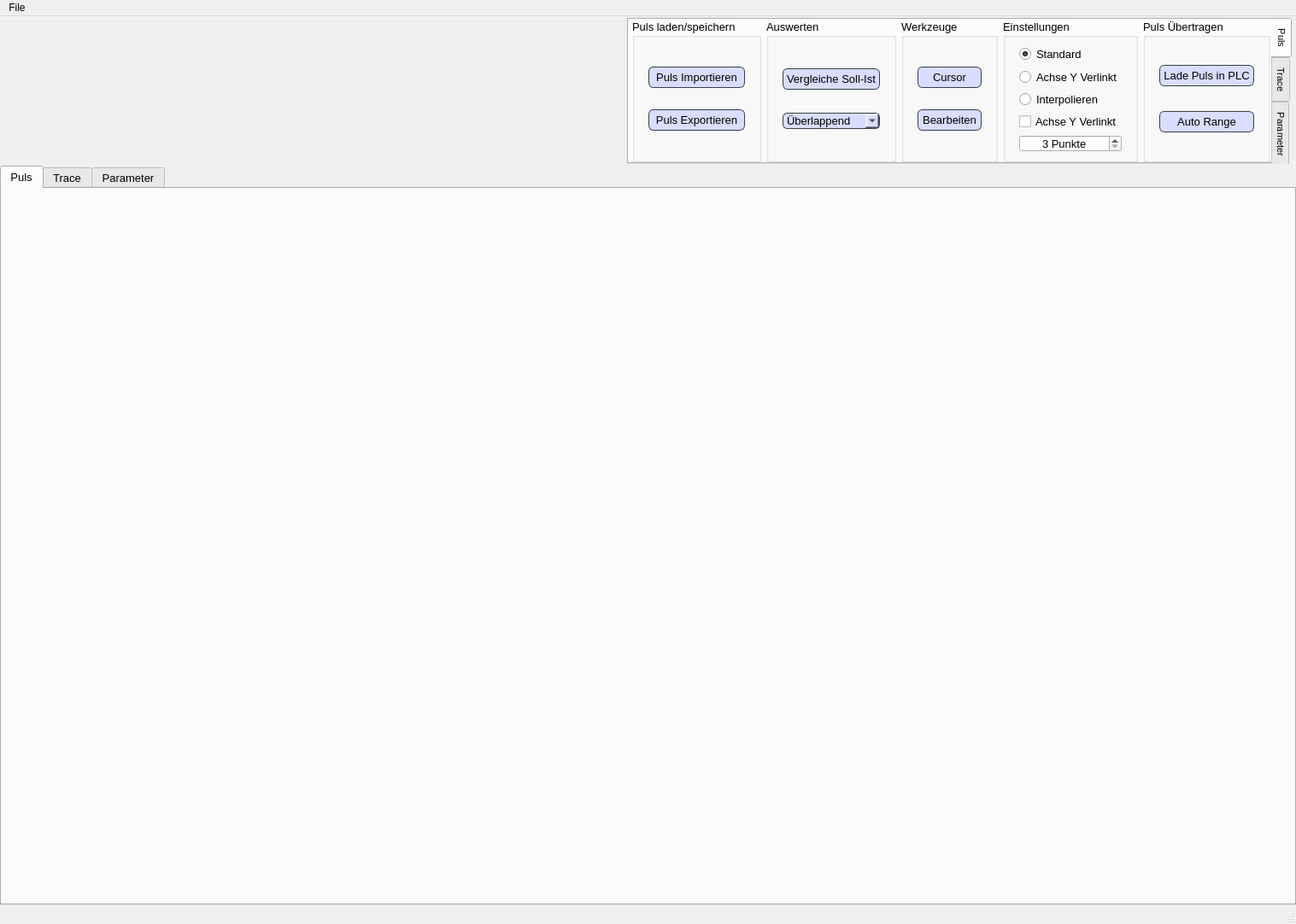
<?xml version="1.0" encoding="UTF-8"?>
<ui version="4.0">
 <class>MainWindow</class>
 <widget class="QMainWindow" name="MainWindow">
  <property name="geometry">
   <rect>
    <x>0</x>
    <y>0</y>
    <width>1517</width>
    <height>1082</height>
   </rect>
  </property>
  <property name="minimumSize">
   <size>
    <width>800</width>
    <height>600</height>
   </size>
  </property>
  <property name="windowTitle">
   <string>MainWindow</string>
  </property>
  <property name="styleSheet">
   <string notr="true">QPushButton {
  background-color: #d9ddff;
  background-color: qlineargradient(spread:pad, x1:0, y1:0, x2:1, y2:0, 
  stop:0 rgba(150, 160, 255, 0.8), 
  stop:1 rgba(105, 121, 255,0.8));

  border: 1px solid #32414B;
  border-radius: 6px;
  padding: 4px;
  color: #000000
}


QPushButton:pressed {

  background-color: #6270f5;
}

QPushButton:pressed:hover {
  border: 1px solid rgba(105,182,255,255);
   background-color: #6270f5;
}

QPushButton:hover {
  border: 1px solid #148CD2;
  background-color: #b8bfff;
}

QPushButton:selected {
  background: #1464A0;
  color: #32414B;
}

QPushButton:focus {
  border: 1px solid #1464A0;
}

QPushButton:checked {
  background-color: #6270f5;
}






QComboBox {
  background-color: #d9ddff;
  background-color: qlineargradient(spread:pad, x1:0, y1:0, x2:1, y2:0, 
  stop:0 rgba(150, 160, 255, 255), 
  stop:1 rgba(105, 121, 255,255));
  border: 1px solid #32414B;
  border-radius: 5px;
  selection-background-color: #1464A0;
}
QComboBox QAbstractItemView {
  border: 1px solid #32414B;
  border-radius: 2px;
  background-color: #d9ddff;
  selection-background-color: #1464A0;
}</string>
  </property>
  <widget class="QWidget" name="centralwidget">
   <property name="sizePolicy">
    <sizepolicy hsizetype="Maximum" vsizetype="Maximum">
     <horstretch>1</horstretch>
     <verstretch>1</verstretch>
    </sizepolicy>
   </property>
   <property name="sizeIncrement">
    <size>
     <width>1</width>
     <height>1</height>
    </size>
   </property>
   <layout class="QVBoxLayout" name="verticalLayout_2" stretch="1,1">
    <property name="spacing">
     <number>0</number>
    </property>
    <property name="leftMargin">
     <number>0</number>
    </property>
    <property name="topMargin">
     <number>0</number>
    </property>
    <property name="rightMargin">
     <number>0</number>
    </property>
    <property name="bottomMargin">
     <number>0</number>
    </property>
    <item>
     <widget class="QWidget" name="headWidget" native="true">
      <property name="sizePolicy">
       <sizepolicy hsizetype="Preferred" vsizetype="Fixed">
        <horstretch>0</horstretch>
        <verstretch>0</verstretch>
       </sizepolicy>
      </property>
      <property name="minimumSize">
       <size>
        <width>0</width>
        <height>175</height>
       </size>
      </property>
      <property name="maximumSize">
       <size>
        <width>16777215</width>
        <height>175</height>
       </size>
      </property>
      <layout class="QHBoxLayout" name="horizontalLayout">
       <property name="spacing">
        <number>0</number>
       </property>
       <property name="leftMargin">
        <number>0</number>
       </property>
       <property name="topMargin">
        <number>2</number>
       </property>
       <property name="rightMargin">
        <number>0</number>
       </property>
       <property name="bottomMargin">
        <number>2</number>
       </property>
       <item>
        <layout class="QHBoxLayout" name="headLayout" stretch="0,0,0">
         <property name="spacing">
          <number>10</number>
         </property>
         <property name="rightMargin">
          <number>5</number>
         </property>
         <item>
          <layout class="QVBoxLayout" name="logoLayout">
           <property name="leftMargin">
            <number>10</number>
           </property>
           <property name="topMargin">
            <number>10</number>
           </property>
           <item>
            <widget class="QLabel" name="logo">
             <property name="text">
              <string/>
             </property>
             <property name="alignment">
              <set>Qt::AlignCenter</set>
             </property>
             <property name="openExternalLinks">
              <bool>false</bool>
             </property>
            </widget>
           </item>
          </layout>
         </item>
         <item>
          <spacer name="horizontalSpacer">
           <property name="orientation">
            <enum>Qt::Horizontal</enum>
           </property>
           <property name="sizeHint" stdset="0">
            <size>
             <width>40</width>
             <height>20</height>
            </size>
           </property>
          </spacer>
         </item>
         <item>
          <widget class="QTabWidget" name="tabWidgetTools">
           <property name="font">
            <font>
             <pointsize>8</pointsize>
             <weight>50</weight>
             <bold>false</bold>
            </font>
           </property>
           <property name="tabPosition">
            <enum>QTabWidget::East</enum>
           </property>
           <property name="tabShape">
            <enum>QTabWidget::Rounded</enum>
           </property>
           <property name="currentIndex">
            <number>0</number>
           </property>
           <property name="elideMode">
            <enum>Qt::ElideNone</enum>
           </property>
           <property name="usesScrollButtons">
            <bool>false</bool>
           </property>
           <property name="documentMode">
            <bool>false</bool>
           </property>
           <property name="tabsClosable">
            <bool>false</bool>
           </property>
           <property name="movable">
            <bool>false</bool>
           </property>
           <property name="tabBarAutoHide">
            <bool>false</bool>
           </property>
           <widget class="QWidget" name="tool_tab_puls">
            <attribute name="title">
             <string>Puls</string>
            </attribute>
            <layout class="QHBoxLayout" name="horizontalLayout_10">
             <property name="leftMargin">
              <number>0</number>
             </property>
             <property name="topMargin">
              <number>0</number>
             </property>
             <property name="rightMargin">
              <number>0</number>
             </property>
             <property name="bottomMargin">
              <number>0</number>
             </property>
             <item>
              <layout class="QHBoxLayout" name="horizontalLayout_9">
               <property name="leftMargin">
                <number>4</number>
               </property>
               <item>
                <widget class="QGroupBox" name="groupBox_imexport">
                 <property name="maximumSize">
                  <size>
                   <width>200</width>
                   <height>16777215</height>
                  </size>
                 </property>
                 <property name="font">
                  <font>
                   <pointsize>10</pointsize>
                  </font>
                 </property>
                 <property name="title">
                  <string>Puls laden/speichern</string>
                 </property>
                 <layout class="QHBoxLayout" name="horizontalLayout_2">
                  <item>
                   <layout class="QVBoxLayout" name="imexportLayout">
                    <property name="spacing">
                     <number>0</number>
                    </property>
                    <property name="leftMargin">
                     <number>7</number>
                    </property>
                    <property name="rightMargin">
                     <number>7</number>
                    </property>
                    <item>
                     <widget class="QPushButton" name="btn_load">
                      <property name="maximumSize">
                       <size>
                        <width>160</width>
                        <height>16777215</height>
                       </size>
                      </property>
                      <property name="font">
                       <font>
                        <pointsize>10</pointsize>
                       </font>
                      </property>
                      <property name="text">
                       <string>Puls Importieren</string>
                      </property>
                     </widget>
                    </item>
                    <item>
                     <widget class="QPushButton" name="btn_save">
                      <property name="maximumSize">
                       <size>
                        <width>160</width>
                        <height>16777215</height>
                       </size>
                      </property>
                      <property name="font">
                       <font>
                        <pointsize>10</pointsize>
                       </font>
                      </property>
                      <property name="text">
                       <string>Puls Exportieren</string>
                      </property>
                     </widget>
                    </item>
                   </layout>
                  </item>
                 </layout>
                </widget>
               </item>
               <item>
                <widget class="QGroupBox" name="groupBox_Evaluate">
                 <property name="sizePolicy">
                  <sizepolicy hsizetype="Preferred" vsizetype="Preferred">
                   <horstretch>0</horstretch>
                   <verstretch>0</verstretch>
                  </sizepolicy>
                 </property>
                 <property name="maximumSize">
                  <size>
                   <width>200</width>
                   <height>16777215</height>
                  </size>
                 </property>
                 <property name="font">
                  <font>
                   <pointsize>10</pointsize>
                  </font>
                 </property>
                 <property name="title">
                  <string>Auswerten</string>
                 </property>
                 <layout class="QHBoxLayout" name="horizontalLayout_3">
                  <item>
                   <layout class="QVBoxLayout" name="compareLayout" stretch="0,0">
                    <property name="spacing">
                     <number>0</number>
                    </property>
                    <property name="sizeConstraint">
                     <enum>QLayout::SetDefaultConstraint</enum>
                    </property>
                    <property name="leftMargin">
                     <number>7</number>
                    </property>
                    <property name="rightMargin">
                     <number>7</number>
                    </property>
                    <item>
                     <widget class="QPushButton" name="btn_compare">
                      <property name="enabled">
                       <bool>true</bool>
                      </property>
                      <property name="sizePolicy">
                       <sizepolicy hsizetype="Minimum" vsizetype="Fixed">
                        <horstretch>0</horstretch>
                        <verstretch>0</verstretch>
                       </sizepolicy>
                      </property>
                      <property name="sizeIncrement">
                       <size>
                        <width>0</width>
                        <height>0</height>
                       </size>
                      </property>
                      <property name="font">
                       <font>
                        <pointsize>10</pointsize>
                       </font>
                      </property>
                      <property name="text">
                       <string>Vergleiche Soll-Ist</string>
                      </property>
                     </widget>
                    </item>
                    <item>
                     <widget class="QComboBox" name="cb_pulse_view">
                      <property name="sizePolicy">
                       <sizepolicy hsizetype="Preferred" vsizetype="Fixed">
                        <horstretch>0</horstretch>
                        <verstretch>0</verstretch>
                       </sizepolicy>
                      </property>
                      <property name="minimumSize">
                       <size>
                        <width>0</width>
                        <height>0</height>
                       </size>
                      </property>
                      <property name="sizeIncrement">
                       <size>
                        <width>0</width>
                        <height>0</height>
                       </size>
                      </property>
                      <property name="baseSize">
                       <size>
                        <width>0</width>
                        <height>0</height>
                       </size>
                      </property>
                      <property name="font">
                       <font>
                        <pointsize>10</pointsize>
                       </font>
                      </property>
                      <item>
                       <property name="text">
                        <string>Überlappend</string>
                       </property>
                      </item>
                      <item>
                       <property name="text">
                        <string>Untereinander</string>
                       </property>
                      </item>
                     </widget>
                    </item>
                   </layout>
                  </item>
                 </layout>
                </widget>
               </item>
               <item>
                <widget class="QGroupBox" name="groupBox_Tools">
                 <property name="maximumSize">
                  <size>
                   <width>200</width>
                   <height>16777215</height>
                  </size>
                 </property>
                 <property name="font">
                  <font>
                   <pointsize>10</pointsize>
                  </font>
                 </property>
                 <property name="title">
                  <string>Werkzeuge</string>
                 </property>
                 <layout class="QHBoxLayout" name="horizontalLayout_4">
                  <property name="spacing">
                   <number>7</number>
                  </property>
                  <item>
                   <layout class="QVBoxLayout" name="verticalLayout_Tools" stretch="0,0">
                    <property name="spacing">
                     <number>0</number>
                    </property>
                    <property name="leftMargin">
                     <number>7</number>
                    </property>
                    <property name="rightMargin">
                     <number>7</number>
                    </property>
                    <item>
                     <widget class="QPushButton" name="btn_tool_cursor">
                      <property name="font">
                       <font>
                        <pointsize>10</pointsize>
                       </font>
                      </property>
                      <property name="text">
                       <string>Cursor</string>
                      </property>
                      <property name="checkable">
                       <bool>true</bool>
                      </property>
                      <property name="checked">
                       <bool>false</bool>
                      </property>
                      <property name="flat">
                       <bool>false</bool>
                      </property>
                     </widget>
                    </item>
                    <item>
                     <widget class="QPushButton" name="btn_tool_edit">
                      <property name="font">
                       <font>
                        <pointsize>10</pointsize>
                       </font>
                      </property>
                      <property name="text">
                       <string>Bearbeiten</string>
                      </property>
                      <property name="checkable">
                       <bool>true</bool>
                      </property>
                     </widget>
                    </item>
                   </layout>
                  </item>
                 </layout>
                </widget>
               </item>
               <item>
                <widget class="QGroupBox" name="groupBox_PulsSettings">
                 <property name="font">
                  <font>
                   <pointsize>10</pointsize>
                  </font>
                 </property>
                 <property name="title">
                  <string>Einstellungen</string>
                 </property>
                 <layout class="QVBoxLayout" name="verticalLayout_8">
                  <item>
                   <layout class="QVBoxLayout" name="verticalLayout_7">
                    <property name="leftMargin">
                     <number>7</number>
                    </property>
                    <property name="rightMargin">
                     <number>7</number>
                    </property>
                    <item>
                     <widget class="QRadioButton" name="radioButton_standard">
                      <property name="font">
                       <font>
                        <pointsize>10</pointsize>
                       </font>
                      </property>
                      <property name="text">
                       <string>Standard</string>
                      </property>
                      <property name="checked">
                       <bool>true</bool>
                      </property>
                     </widget>
                    </item>
                    <item>
                     <widget class="QRadioButton" name="radioButton_y_linked">
                      <property name="font">
                       <font>
                        <pointsize>10</pointsize>
                       </font>
                      </property>
                      <property name="text">
                       <string>Achse Y Verlinkt</string>
                      </property>
                     </widget>
                    </item>
                    <item>
                     <widget class="QRadioButton" name="radioButton_interpolate">
                      <property name="font">
                       <font>
                        <pointsize>10</pointsize>
                       </font>
                      </property>
                      <property name="text">
                       <string>Interpolieren</string>
                      </property>
                     </widget>
                    </item>
                    <item>
                     <widget class="QCheckBox" name="checkBox_pulseLinked">
                      <property name="font">
                       <font>
                        <family>MS Shell Dlg 2</family>
                        <pointsize>10</pointsize>
                       </font>
                      </property>
                      <property name="layoutDirection">
                       <enum>Qt::LeftToRight</enum>
                      </property>
                      <property name="text">
                       <string>Achse Y Verlinkt</string>
                      </property>
                      <property name="tristate">
                       <bool>false</bool>
                      </property>
                     </widget>
                    </item>
                    <item>
                     <widget class="QSpinBox" name="spinBox_PulseEditPointCount">
                      <property name="font">
                       <font>
                        <pointsize>10</pointsize>
                       </font>
                      </property>
                      <property name="wrapping">
                       <bool>false</bool>
                      </property>
                      <property name="frame">
                       <bool>true</bool>
                      </property>
                      <property name="alignment">
                       <set>Qt::AlignCenter</set>
                      </property>
                      <property name="buttonSymbols">
                       <enum>QAbstractSpinBox::UpDownArrows</enum>
                      </property>
                      <property name="showGroupSeparator" stdset="0">
                       <bool>false</bool>
                      </property>
                      <property name="suffix">
                       <string> Punkte</string>
                      </property>
                      <property name="minimum">
                       <number>3</number>
                      </property>
                      <property name="maximum">
                       <number>99</number>
                      </property>
                      <property name="singleStep">
                       <number>2</number>
                      </property>
                     </widget>
                    </item>
                   </layout>
                  </item>
                 </layout>
                </widget>
               </item>
               <item>
                <widget class="QGroupBox" name="groupBox_PLC">
                 <property name="maximumSize">
                  <size>
                   <width>200</width>
                   <height>16777215</height>
                  </size>
                 </property>
                 <property name="font">
                  <font>
                   <pointsize>10</pointsize>
                  </font>
                 </property>
                 <property name="title">
                  <string>Puls Übertragen</string>
                 </property>
                 <layout class="QHBoxLayout" name="horizontalLayout_5">
                  <item>
                   <layout class="QVBoxLayout" name="plcLayout">
                    <property name="leftMargin">
                     <number>7</number>
                    </property>
                    <property name="rightMargin">
                     <number>7</number>
                    </property>
                    <item>
                     <widget class="QPushButton" name="btn_submit_plc">
                      <property name="font">
                       <font>
                        <pointsize>10</pointsize>
                       </font>
                      </property>
                      <property name="text">
                       <string>Lade Puls in PLC</string>
                      </property>
                     </widget>
                    </item>
                    <item>
                     <widget class="QPushButton" name="btn_autorange">
                      <property name="font">
                       <font>
                        <pointsize>10</pointsize>
                       </font>
                      </property>
                      <property name="text">
                       <string>Auto Range</string>
                      </property>
                     </widget>
                    </item>
                   </layout>
                  </item>
                 </layout>
                </widget>
               </item>
              </layout>
             </item>
            </layout>
           </widget>
           <widget class="QWidget" name="tool_tab_trace">
            <attribute name="title">
             <string>Trace</string>
            </attribute>
            <layout class="QHBoxLayout" name="horizontalLayout_8">
             <property name="leftMargin">
              <number>0</number>
             </property>
             <property name="topMargin">
              <number>0</number>
             </property>
             <property name="rightMargin">
              <number>0</number>
             </property>
             <property name="bottomMargin">
              <number>0</number>
             </property>
             <item>
              <layout class="QHBoxLayout" name="horizontalLayout_7">
               <property name="leftMargin">
                <number>4</number>
               </property>
               <item>
                <widget class="QGroupBox" name="groupBox_Trace">
                 <property name="maximumSize">
                  <size>
                   <width>200</width>
                   <height>16777215</height>
                  </size>
                 </property>
                 <property name="font">
                  <font>
                   <pointsize>10</pointsize>
                  </font>
                 </property>
                 <property name="title">
                  <string>Trace laden/speichern</string>
                 </property>
                 <layout class="QHBoxLayout" name="horizontalLayout_6">
                  <property name="spacing">
                   <number>7</number>
                  </property>
                  <item>
                   <layout class="QVBoxLayout" name="traceLayout" stretch="0,0,0">
                    <property name="spacing">
                     <number>0</number>
                    </property>
                    <property name="leftMargin">
                     <number>7</number>
                    </property>
                    <property name="rightMargin">
                     <number>7</number>
                    </property>
                    <item>
                     <widget class="QPushButton" name="btn_trace_loadfile">
                      <property name="font">
                       <font>
                        <pointsize>10</pointsize>
                       </font>
                      </property>
                      <property name="text">
                       <string>Laden aus Datei</string>
                      </property>
                     </widget>
                    </item>
                    <item>
                     <widget class="QPushButton" name="btn_trace_loadlast">
                      <property name="font">
                       <font>
                        <pointsize>10</pointsize>
                       </font>
                      </property>
                      <property name="text">
                       <string>Lade letzten Schuss</string>
                      </property>
                     </widget>
                    </item>
                    <item>
                     <widget class="QPushButton" name="btn_trace_save">
                      <property name="font">
                       <font>
                        <pointsize>10</pointsize>
                       </font>
                      </property>
                      <property name="text">
                       <string>Trace Speichern</string>
                      </property>
                     </widget>
                    </item>
                   </layout>
                  </item>
                 </layout>
                </widget>
               </item>
               <item>
                <widget class="QGroupBox" name="groupBox_2">
                 <property name="font">
                  <font>
                   <pointsize>10</pointsize>
                  </font>
                 </property>
                 <property name="title">
                  <string>Ansicht</string>
                 </property>
                 <property name="flat">
                  <bool>false</bool>
                 </property>
                 <layout class="QHBoxLayout" name="horizontalLayout_11">
                  <item>
                   <layout class="QVBoxLayout" name="verticalLayout_3">
                    <property name="leftMargin">
                     <number>7</number>
                    </property>
                    <property name="rightMargin">
                     <number>7</number>
                    </property>
                    <item>
                     <widget class="QComboBox" name="cb_trace_view">
                      <property name="font">
                       <font>
                        <pointsize>10</pointsize>
                       </font>
                      </property>
                      <item>
                       <property name="text">
                        <string>Untereinander</string>
                       </property>
                      </item>
                      <item>
                       <property name="text">
                        <string>Überlappend</string>
                       </property>
                      </item>
                     </widget>
                    </item>
                    <item>
                     <widget class="QPushButton" name="btn_trace_autorange">
                      <property name="font">
                       <font>
                        <pointsize>10</pointsize>
                       </font>
                      </property>
                      <property name="text">
                       <string>Auto Range</string>
                      </property>
                     </widget>
                    </item>
                   </layout>
                  </item>
                 </layout>
                </widget>
               </item>
               <item>
                <widget class="QGroupBox" name="groupBox">
                 <property name="maximumSize">
                  <size>
                   <width>400</width>
                   <height>16777215</height>
                  </size>
                 </property>
                 <property name="font">
                  <font>
                   <pointsize>10</pointsize>
                  </font>
                 </property>
                 <property name="title">
                  <string>Aktive Achsen</string>
                 </property>
                 <layout class="QGridLayout" name="gridLayout_2">
                  <item row="0" column="1">
                   <layout class="QGridLayout" name="gridLayout">
                    <property name="horizontalSpacing">
                     <number>4</number>
                    </property>
                    <item row="1" column="1">
                     <widget class="QCheckBox" name="cb_trace_ax_acc_vel">
                      <property name="font">
                       <font>
                        <pointsize>10</pointsize>
                       </font>
                      </property>
                      <property name="text">
                       <string>Bechleunigung aus Geschwindigkeit</string>
                      </property>
                      <property name="checked">
                       <bool>false</bool>
                      </property>
                     </widget>
                    </item>
                    <item row="2" column="0">
                     <widget class="QCheckBox" name="cb_trace_ax_voltage">
                      <property name="font">
                       <font>
                        <pointsize>10</pointsize>
                       </font>
                      </property>
                      <property name="text">
                       <string>Spannung</string>
                      </property>
                      <property name="checked">
                       <bool>true</bool>
                      </property>
                     </widget>
                    </item>
                    <item row="0" column="0">
                     <widget class="QCheckBox" name="cb_trace_ax_way">
                      <property name="font">
                       <font>
                        <pointsize>10</pointsize>
                       </font>
                      </property>
                      <property name="text">
                       <string>Weg</string>
                      </property>
                      <property name="checked">
                       <bool>true</bool>
                      </property>
                     </widget>
                    </item>
                    <item row="1" column="0">
                     <widget class="QCheckBox" name="cb_trace_ax_vel">
                      <property name="font">
                       <font>
                        <pointsize>10</pointsize>
                       </font>
                      </property>
                      <property name="text">
                       <string>Geschwindigkeit</string>
                      </property>
                      <property name="checked">
                       <bool>true</bool>
                      </property>
                     </widget>
                    </item>
                    <item row="0" column="1">
                     <widget class="QCheckBox" name="cb_trace_ax_acc_way">
                      <property name="font">
                       <font>
                        <pointsize>10</pointsize>
                       </font>
                      </property>
                      <property name="text">
                       <string>Bechleunigung aus Weg</string>
                      </property>
                      <property name="checked">
                       <bool>false</bool>
                      </property>
                     </widget>
                    </item>
                    <item row="2" column="1">
                     <widget class="QCheckBox" name="cb_trace_ax_acc_vel_filtered">
                      <property name="font">
                       <font>
                        <pointsize>10</pointsize>
                       </font>
                      </property>
                      <property name="text">
                       <string>Bechleunigung aus Geschw. gefiltert</string>
                      </property>
                      <property name="checked">
                       <bool>true</bool>
                      </property>
                     </widget>
                    </item>
                   </layout>
                  </item>
                 </layout>
                </widget>
               </item>
              </layout>
             </item>
            </layout>
           </widget>
           <widget class="QWidget" name="tool_tab_parameter">
            <attribute name="title">
             <string>Parameter</string>
            </attribute>
           </widget>
          </widget>
         </item>
        </layout>
       </item>
      </layout>
     </widget>
    </item>
    <item>
     <layout class="QVBoxLayout" name="verticalLayout">
      <property name="spacing">
       <number>0</number>
      </property>
      <property name="bottomMargin">
       <number>0</number>
      </property>
      <item>
       <widget class="QTabWidget" name="tabWidget">
        <property name="font">
         <font>
          <pointsize>10</pointsize>
         </font>
        </property>
        <property name="currentIndex">
         <number>0</number>
        </property>
        <widget class="QWidget" name="pulse">
         <attribute name="title">
          <string>Puls</string>
         </attribute>
         <layout class="QVBoxLayout" name="verticalLayout_4">
          <item>
           <layout class="QVBoxLayout" name="tab_layout_pulse">
            <property name="spacing">
             <number>0</number>
            </property>
           </layout>
          </item>
         </layout>
        </widget>
        <widget class="QWidget" name="trace">
         <attribute name="title">
          <string>Trace</string>
         </attribute>
         <layout class="QVBoxLayout" name="verticalLayout_5">
          <item>
           <layout class="QVBoxLayout" name="tab_layout_trace"/>
          </item>
         </layout>
        </widget>
        <widget class="QWidget" name="parameter">
         <attribute name="title">
          <string>Parameter</string>
         </attribute>
         <layout class="QVBoxLayout" name="verticalLayout_6">
          <item>
           <layout class="QVBoxLayout" name="tab_layout_parameter">
            <item>
             <widget class="QPushButton" name="pushButton">
              <property name="text">
               <string>Parameter Bin Laden</string>
              </property>
             </widget>
            </item>
           </layout>
          </item>
         </layout>
        </widget>
       </widget>
      </item>
     </layout>
    </item>
   </layout>
  </widget>
  <widget class="QMenuBar" name="menubar">
   <property name="geometry">
    <rect>
     <x>0</x>
     <y>0</y>
     <width>1517</width>
     <height>18</height>
    </rect>
   </property>
   <widget class="QMenu" name="menuFile">
    <property name="title">
     <string>File</string>
    </property>
    <addaction name="actionExit"/>
   </widget>
   <addaction name="menuFile"/>
  </widget>
  <widget class="QStatusBar" name="statusbar"/>
  <action name="actionExit">
   <property name="text">
    <string>Exit</string>
   </property>
  </action>
 </widget>
 <resources/>
 <connections>
  <connection>
   <sender>actionExit</sender>
   <signal>triggered(bool)</signal>
   <receiver>MainWindow</receiver>
   <slot>close()</slot>
   <hints>
    <hint type="sourcelabel">
     <x>-1</x>
     <y>-1</y>
    </hint>
    <hint type="destinationlabel">
     <x>399</x>
     <y>299</y>
    </hint>
   </hints>
  </connection>
  <connection>
   <sender>tabWidgetTools</sender>
   <signal>currentChanged(int)</signal>
   <receiver>tabWidget</receiver>
   <slot>setCurrentIndex(int)</slot>
   <hints>
    <hint type="sourcelabel">
     <x>1142</x>
     <y>92</y>
    </hint>
    <hint type="destinationlabel">
     <x>758</x>
     <y>615</y>
    </hint>
   </hints>
  </connection>
  <connection>
   <sender>tabWidget</sender>
   <signal>currentChanged(int)</signal>
   <receiver>tabWidgetTools</receiver>
   <slot>setCurrentIndex(int)</slot>
   <hints>
    <hint type="sourcelabel">
     <x>758</x>
     <y>615</y>
    </hint>
    <hint type="destinationlabel">
     <x>1142</x>
     <y>92</y>
    </hint>
   </hints>
  </connection>
 </connections>
</ui>
